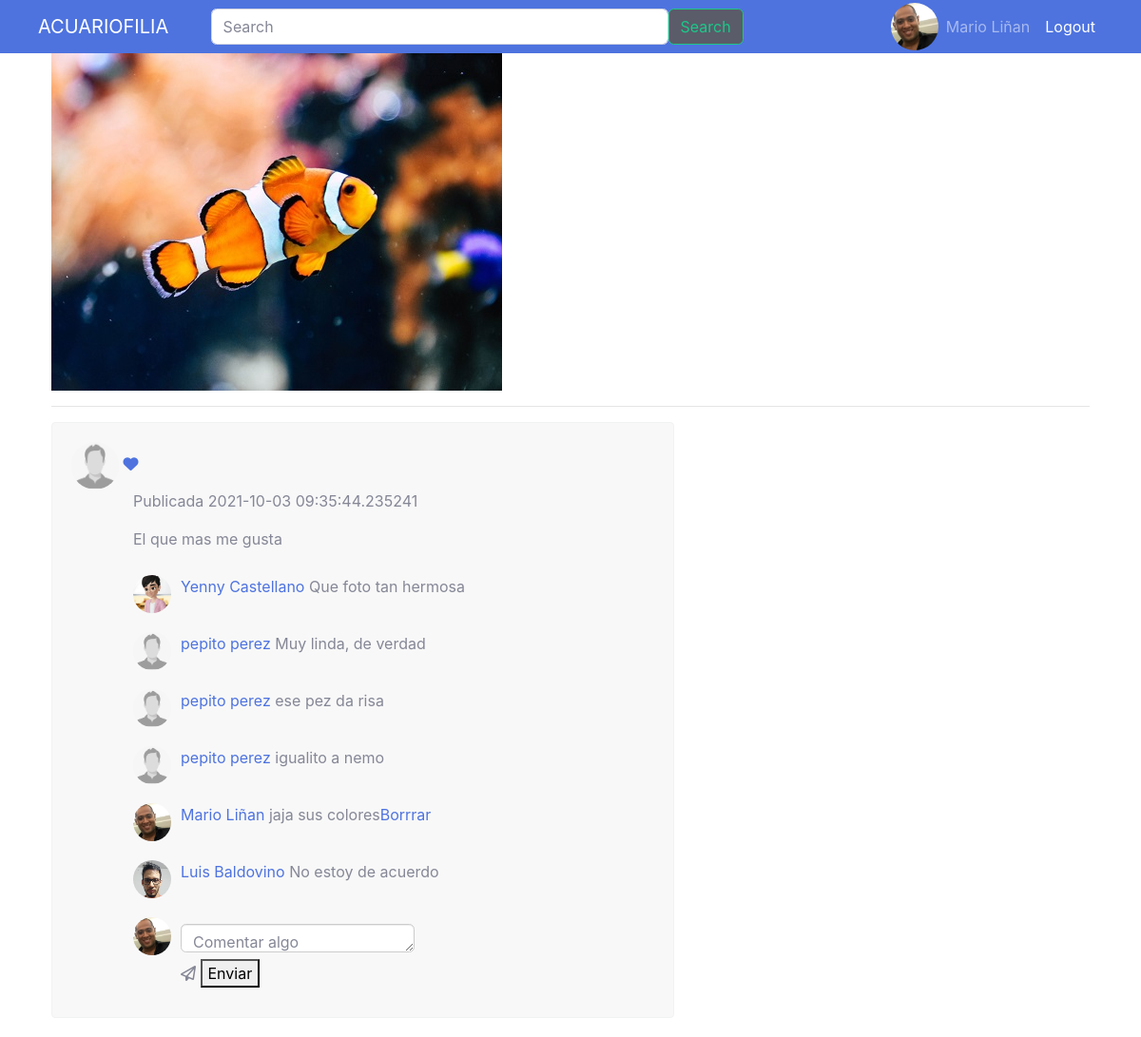
Screenshot of /postdetail?codigo=1 (signed in) with the database file from the repository.
### tables this page shows
CREATE TABLE Post (PostId INTEGER PRIMARY KEY AUTOINCREMENT UNIQUE, PhotoURL CHAR (100) NOT NULL, Title VARCHAR (30) NOT NULL, creationDate DATE NOT NULL, UserId INTEGER REFERENCES User (UserId) ON DELETE CASCADE ON UPDATE CASCADE, Postviews INTEGER (30));

CREATE TABLE User (UserId INTEGER PRIMARY KEY AUTOINCREMENT UNIQUE, name VARCHAR (20) NOT NULL, lastName VARCHAR (20) NOT NULL, email VARCHAR (30) UNIQUE NOT NULL, password VARCHAR (200) NOT NULL, birthay DATE NOT NULL, gender CHAR (15) NOT NULL, role INTEGER (1) NOT NULL, CreationDate DATETIME NOT NULL, ProfilePicURL VARCHAR (20), country CHAR (30), phone INTEGER, about CHAR (150), profesion CHAR (40));

CREATE TABLE Comments (CommentId INTEGER PRIMARY KEY AUTOINCREMENT, Content VARCHAR NOT NULL, PostId INTEGER REFERENCES Post (PostId) ON DELETE CASCADE ON UPDATE CASCADE, UserId INTEGER REFERENCES User (UserId) ON DELETE CASCADE ON UPDATE CASCADE, CreationDate DATETIME NOT NULL);

### main.py (the view)
@app.route('/postdetail')
def postdetail():
    idp = request.args.get('codigo')
    sql = f'SELECT * FROM Post , User WHERE User.UserId=Post.UserId AND Post.PostId = {idp}'
    postsel= selectSQLite(sql)
    sql = f'SELECT * from Comments, User WHERE User.UserId=Comments.UserId AND Comments.PostId = {idp}'
    comPost= selectSQLite(sql)
    return render_template("postdetail.html", postsel=postsel,comPost=comPost)

### db.py (called while the page is built)
def get_db():
    try:
        if 'db' not in g:
            print('Connection OK')
            g.db = sqlite3.connect('database.db')
        return g.db
    except Error:
        print(Error)

### main.py (called while the page is built)
def selectSQLite(sql):
    db = get_db()
    cursorObj = db.cursor()
    cursorObj.execute(sql)
    seleccion = cursorObj.fetchall()
    return seleccion

### templates/postdetail.html (shortened to what this page needs)
<!DOCTYPE html>
<html lang="es">
    <head>
        <link href="../static/css/post_style.css" rel="stylesheet">
        <link href="../static/css/sb-admin-2.min.css" rel="stylesheet">
    </head>
    <body>
        <nav class="navbar navbar-expand-lg navbar-dark bg-primary">
            <div class="container-fluid">
                <a class="navbar-brand" href="{{'feed'}}">ACUARIOFILIA</a>
                <form class="d-flex" form action="{{url_for('search')}}" method="post" enctype="multipart/form-data">
                    <input class="form-control me-2" type="search" name="palabra" placeholder="Search" aria-label="Search">
                    <button class="btn btn-outline-success bg-primary bg-dark" type="submit">Search</button>
                </form>
            {% if 'id' in session %}
                <div class="contenedorLogin">
                    <div class="logout">
                        <span class="navbar-text p-2 bd-highlight"> <a href="{{'logout'}}">Logout</a> </span>
                    </div>
                    <div class="fullname">
                        <span class="navbar-text p-2 bd-highlight"> {{ session['fullname'] }} </span>
                    </div>
                    <div class="av-user-icon">
                        <a href="{{url_for('perfil', codigo = session['id']) }}"><img src="../static/images/perfil/{% print(session['foto']) %}" alt="user" class="fotoperfil-md-left"></a>
                    </div>
            {% else %}
                    <span class="navbar-text p-2 bd-highlight"> <a href="{{'login'}}">Login</a> </span>
                </div>
            {% endif %}
            </div>
        </nav>
        <div class="container  bootstrap snippets bootdey">
            <div class="contenedorImagen">
                <img src="../static/images/post/{% print(postsel[0][1]) %}" class="img-fluid" alt=" image">
            </div>
            <hr>
            <div class="post-content ">
                <div class="post-container">
                    <a href="{{url_for('perfil', codigo = session['id']) }}"><img src="../static/images/perfil/{% print(postsel[0][15]) %}" alt="user" class="fotoperfil-md-left"></a>
                    <a role="enlace" href="#" class="favoritos"><i class="fas fa-heart"></i> </a>
                    <div class="post-detail">
                        <div class="user-info">
                            <p class="text-muted">Publicada {% print(postsel[0][3]) %}</p>
                        </div>
                        <div class="post-text">
                            <p>{% print(postsel[0][2]) %}  </p>
                        </div>
                    {% for com in comPost %}
                        <div class="post-comment" id="{{ com[0] }}">
                            <a href="{{url_for('perfil', codigo = com[3]) }}" class="profile-link"><img src="../static/images/perfil/{% print(com[14]) %}" alt="" class="profile-photo-sm"></a>
                            <p><a href="{{url_for('perfil', codigo = com[3]) }}" class="profile-link">{% print(com[6]) %} {% print(com[7]) %}</a> {% print(com[1]) %} </p>
                            {% if session['id']==com[5] or session['rol']== 1 %}
                                <a button type="submit" id=btdel href="{{url_for('deleteComm', codigo = com[0], postId=com[2]) }}">Borrrar<i class="trash-alt btn-sm mb-5"></i></a>
                            {% endif %}
                        </div>
                    {% endfor %}
                        <div class="post-comment">
                            <img src="../static/images/perfil/{% print(session['foto']) %}" alt="" class="profile-photo-sm">
                            <form class="flex" form action="{{url_for('addcomm', codigo = postsel[0][0])}}" method="post" enctype="multipart/form-data">
                                <textarea class="form-control form-control-user" name="comentario" id="comentario" placeholder="Comentar algo"></textarea>
                                <div class="enviar">
                                    <label for="btnEnviar" class="far fa-paper-plane">  </label>
                                    <button type="submit" class="btnEnviar" id="btnEnviar">Enviar</button>
                                </div>
                            </form>
                        </div>
                    </div>
                </div>
            </div>
        </div>
    </body>
</html>

### static/css/post_style.css (style rules this page uses)
body { margin-top:20px; }
.post-content { background: #f8f8f8; border-radius: 4px; width: 60%; border: 1px solid #f1f2f2; margin-bottom: 20px; overflow: hidden; position: relative; }
.contenedorLogin { height: 40px; width: 350px; display: flex; flex-direction: row-reverse; }
.av-user-icon { align-self: center; }
.d-flex { width: 50%; }
.post-content .post-container { padding: 20px; }
.post-content .post-container .post-detail { margin-left: 65px; position: relative; }
.post-content .post-container .post-detail .post-comment { display: inline-flex; margin: 10px auto; width: 100%; }
.post-content .post-container .post-detail .post-comment img.profile-photo-sm { margin-right: 10px; }
.post-content .post-container .post-detail .post-comment .form-control { height: 30px; border: 1px solid #ccc; box-shadow: inset 0 1px 1px rgba(0,0,0,.075); margin: 7px 0; min-width: 0; }
img.fotoperfil-md-left { height: 50px; width: 50px; border-radius: 50%; }
img.profile-photo-sm { height: 40px; width: 40px; border-radius: 50%; }
.post-content .post-container .post-detail .post-text { line-height: 24px; margin: 0; }

### rows the page displays
Post: PhotoURL (picture), creationDate "2021-10-03 09:35:44.235241", Title "El que mas me gusta"
User: ProfilePicURL (picture)
Comments: ProfilePicURL (picture), Content "Que foto tan hermosa"
User: name "Yenny", lastName "Castellano"
Comments: ProfilePicURL (picture), Content "Muy linda, de verdad"
User: name "pepito", lastName "perez"
Comments: ProfilePicURL (picture), Content "ese pez da risa"
Comments: ProfilePicURL (picture), Content "igualito a nemo"
Comments: ProfilePicURL (picture), Content "jaja sus colores"
User: name "Mario", lastName "Liñan"
Comments: ProfilePicURL (picture), Content "No estoy de acuerdo"
User: name "Luis", lastName "Baldovino"

### other values shown
{{ session['fullname'] }} "Mario Liñan"
